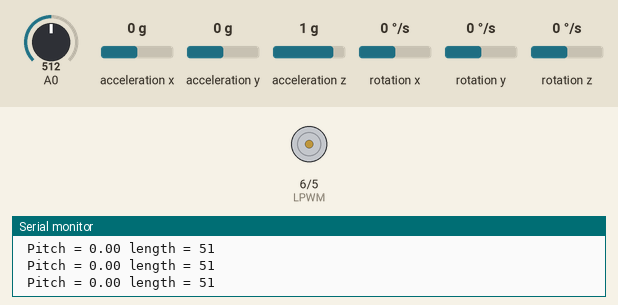
The sketch below on a simulated Arduino Uno, built with avr-gcc and run on an emulated ATmega328P. Shown: motor-driver pin pairs drawn as motors (green arrow = first pin HIGH = forward, orange = second pin HIGH = backward, longer = more drive), the last lines printed to the serial monitor. The test bench sets the inputs (shaded band); at power-on: rotation y 0 °/s, A0 = 512, acceleration x 0 g, acceleration y 0 g, acceleration z 1 g, rotation x 0 °/s, rotation z 0 °/s.

Above: at 1.2 s.
1.3 s: rotation y set to 100 °/s
4.3 s: A0 set to 543
At 5.2 s:
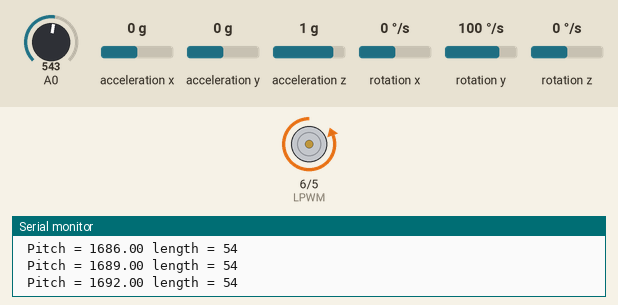
5.8 s: A0 set to 30
At 7.0 s:
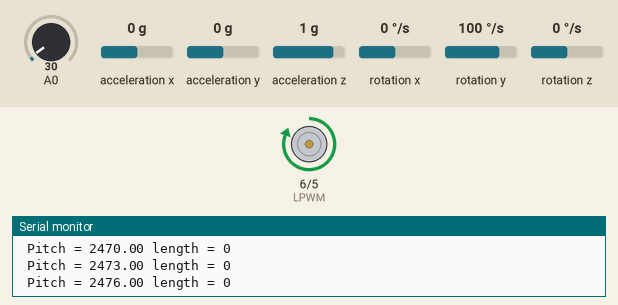
7.3 s: A0 set to 460
8.8 s: A0 set to 481
At 9.7 s:
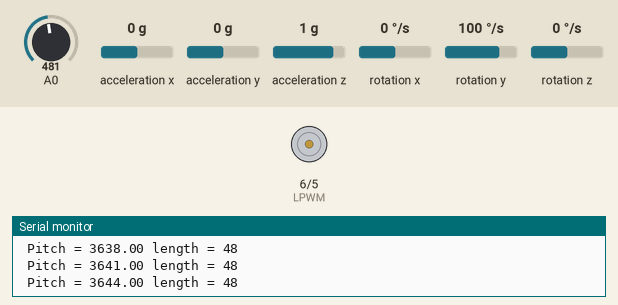
10.3 s: A0 set to 306
At 11.3 s:
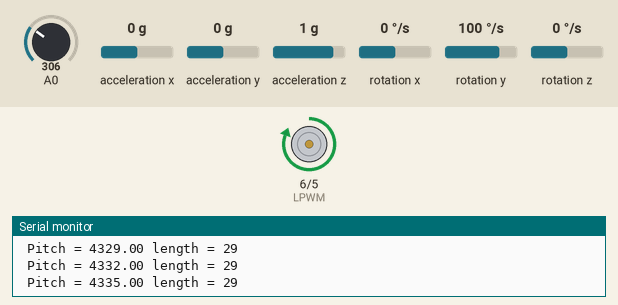
Timing chart, 0 to 12.8 s (numbered marks = the images above; inputs shaded):
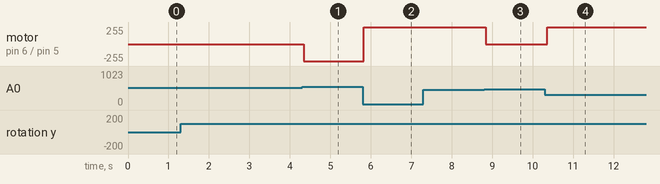

The sketch:

sketch_mar12a.ino
```cpp
/*
    MPU6050 Triple Axis Gyroscope & Accelerometer. Pitch & Roll & Yaw Gyroscope Example.
    Read more: http://www.jarzebski.pl/arduino/czujniki-i-sensory/3-osiowy-zyroskop-i-akcelerometr-mpu6050.html
    GIT: https://github.com/jarzebski/Arduino-MPU6050
    Web: http://www.jarzebski.pl
    (c) 2014 by Korneliusz Jarzebski
*/

#include <Wire.h>
#include <MPU6050.h>
#include <ResponsiveAnalogRead.h>


#define RPWM 5
#define LPWM 6
#define STROKE_LENGTH      100    // PLEASE UPDATE THIS VALUE (in millimeter)
#define POTENTIOMETER_MAX  962   // PLEASE UPDATE THIS VALUE
#define POTENTIOMETER_MIN  34   // PLEASE UPDATE THIS VALUE
MPU6050 mpu;
const int FBA = A0;
ResponsiveAnalogRead analog(FBA, true);
// Timers
unsigned long timer = 0;
unsigned long prev_timer = 0;
unsigned long prev_timer1 = 0;
float timeStep = 0.01;

// Pitch, Roll and Yaw values
float pitch = 0;
float roll = 0;
float yaw = 0;

int command_location = 120;                                   // Commanded position
int actual_location = 0;                                      // Current position
int deadband =  3;
int pot_read = 0;
Vector norm;

void setup()
{
  Serial.begin(115200);

  // Initialize MPU6050
  while(!mpu.begin(MPU6050_SCALE_2000DPS, MPU6050_RANGE_2G))
  {
    Serial.println("Could not find a valid MPU6050 sensor, check wiring!");
    delay(500);
  }

  // Calibrate gyroscope. The calibration must be at rest.
  // If you don't want calibrate, comment this line.
  mpu.calibrateGyro();

  // Set threshold sensivty. Default 3.
  // If you don't want use threshold, comment this line or set 0.
  mpu.setThreshold(3);

  pinMode(RPWM, OUTPUT);
  pinMode(LPWM, OUTPUT);
  // pinMode(FBA, INPUT);
  analogWrite(RPWM,0);
  analogWrite(LPWM,0);
  // pos(25);
}

void loop()
{
  // analog.update();
  // pot_read = analog.getValue();                  //read the actual position from the actuator potentiometer
  // actual_location = map(pot_read, POTENTIOMETER_MIN, POTENTIOMETER_MAX, 0, STROKE_LENGTH);  //map(value, fromLow, fromHigh, toLow, toHigh)
  timer = millis();

  // Read normalized values
  Vector norm = mpu.readNormalizeGyro();
  // Calculate Pitch, Roll and Yaw
  pitch = pitch + norm.YAxis * timeStep;
  roll = norm.YAxis * timeStep;
  yaw = norm.YAxis;

  angle();
  control();

  // Output raw
  Serial.print(" Pitch = ");
  Serial.print(pitch);
  Serial.print(" length = ");
  Serial.println(actual_location);
  // Serial.print(" normyaxis*timestep = ");
  // Serial.print(roll);
  // Serial.print(" normyaxis = ");
  // Serial.print(yaw);
  // Serial.print(" pos = ");
  // Serial.println(actual_location);

  // Wait to full timeStep period
  // delay((timeStep*1000) - (millis() - timer));

  // analog.update();
  // pot_read = analog.getValue();                  //read the actual position from the actuator potentiometer
  // actual_location = map(pot_read, POTENTIOMETER_MIN, POTENTIOMETER_MAX, 0, STROKE_LENGTH);  //map(value, fromLow, fromHigh, toLow, toHigh)

  if ((roll == 0) && (yaw == 0) && (pitch != 0) && (pitch <= 10) && (pitch >= -10)) {
    pitch = 0;
  }

  if (pitch >= 30){ // condition to move leg down
  pos(50); // extend act ie push leg down
  if (timer - prev_timer >= 2000) { // 2 s delay time to move leg up
    pos(0); // retract actuator
    prev_timer = prev_timer+2000; // update previous timer + 2s
  }
  // pitch = 0;
  }
}


void pos(int command){
  control();
  angle();
  if (timer - prev_timer1 >= 50) {
    if ((actual_location <= command + deadband) && (actual_location >= command - deadband)){      //if actual is close to commanded position, do nothing
      analogWrite(RPWM, 0);
      analogWrite(LPWM, 0);
      control();
    }

    if (actual_location > command + deadband){         //if too far out, retract
      analogWrite(RPWM, 255);
      analogWrite(LPWM, 0);
      control();
    }

    if (actual_location < command - deadband){         //if too far in, extend
      analogWrite(RPWM, 0);
      analogWrite(LPWM, 255);
      control();
    }
    prev_timer1 = timer;
    control();
  }
  else {
    if (timer - prev_timer1 >= 50) {
       prev_timer1 += 50;
    }
}
}

void control()
{
  analog.update();
  pot_read = analog.getValue();                  //read the actual position from the actuator potentiometer
  actual_location = map(pot_read, POTENTIOMETER_MIN, POTENTIOMETER_MAX, 0, STROKE_LENGTH);  //map(value, fromLow, fromHigh, toLow, toHigh)

}

void angle(){
  norm = mpu.readNormalizeGyro();
  pitch = pitch + norm.YAxis * timeStep;
  roll = norm.YAxis * timeStep;
  yaw = norm.YAxis;
}
```

Measured:
- the behaviour switches between 535 and 536 on A0 (found by bisection; images 0 and 1)
- the behaviour switches between 470 and 471 on A0 (found by bisection; images 2 and 3)
- after the input at 4.3 s, motor on pin 6 (LPWM) / pin 5 (RPWM): stopped → backward 255/255 at once
- after the input at 5.8 s, motor on pin 6 (LPWM) / pin 5 (RPWM): backward 255/255 → forward 255/255 at once
- after the input at 8.8 s, motor on pin 6 (LPWM) / pin 5 (RPWM): forward 255/255 → stopped at once
- after the input at 10.3 s, motor on pin 6 (LPWM) / pin 5 (RPWM): stopped → forward 255/255 after 0.06 s
